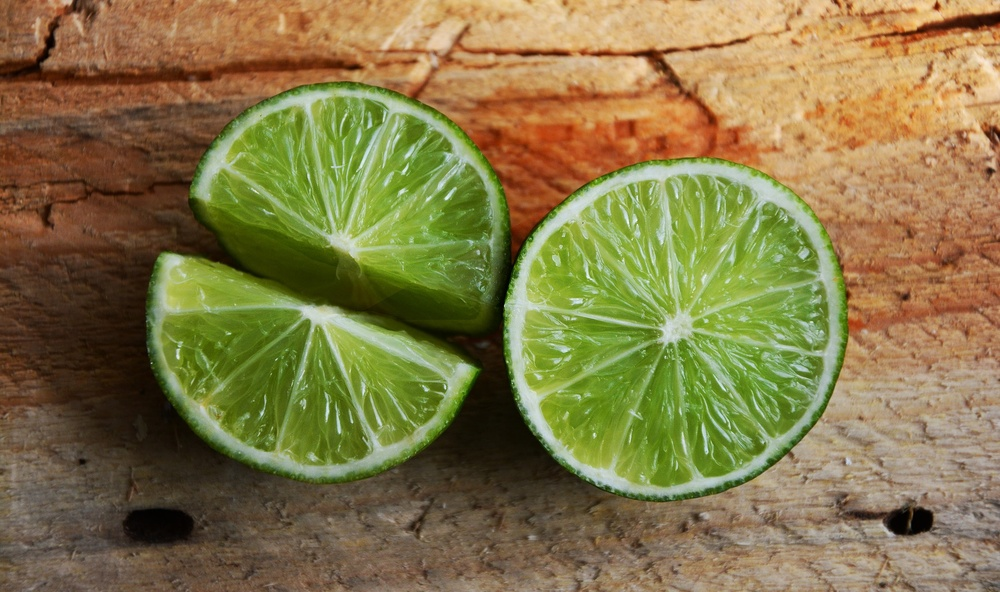
#> input picture Lime.jpg, 1000 x 592 px, shrunk from 1920 x 1136 before the run
$ python HW1_0652017.py
#> lines starting #> are read from the running program, lines starting #| are printed output that depends on the picture; after the words box and inside, x2 and y2 are one past the last pixel; in counts of white or black regions, pixels touching at a corner belong together
import cv2
import numpy as np
import time
import os
from time import ctime,sleep

def process():

    for i in range (100) :
        result = cv2.morphologyEx(thresh, cv2.MORPH_OPEN, kernel, iterations=1)


if __name__ == "__main__":
    # print('當前母程序:{}'.format(os.getpid()))

    img = cv2.imread('Lime.jpg')
#> img is the input picture: shape (592, 1000, 3); mean B, G, R 71.5, 119.5, 132.8


    # cv2.setUseOptimized(False) # AVX
    cv2.setUseOptimized(True) # AVX
    print(cv2.useOptimized())


    gray        = cv2.cvtColor(img,cv2.COLOR_BGR2GRAY)
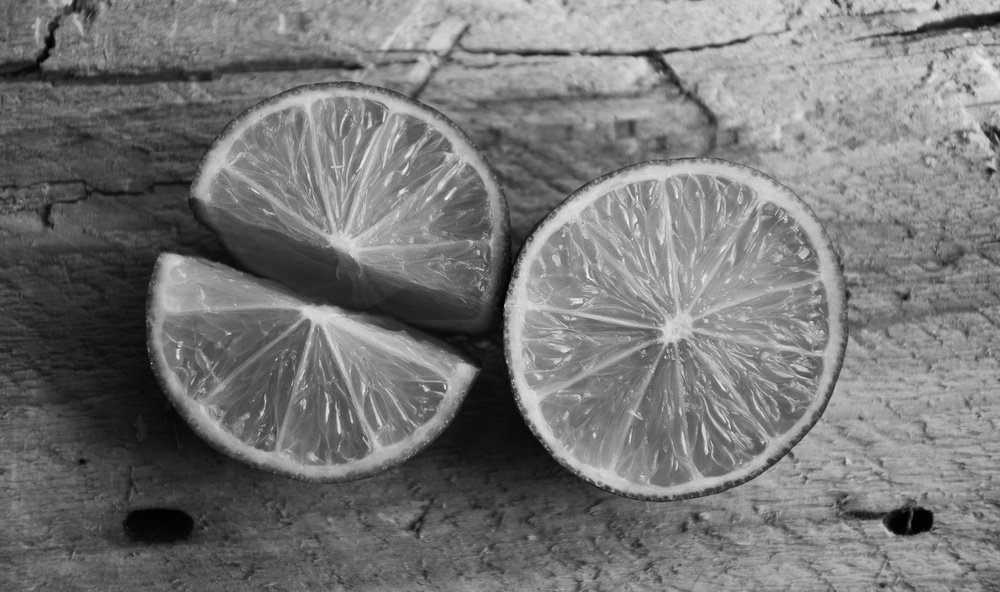
#> gray: shape (592, 1000); min 1, max 247, mean 118
    ret,thresh  = cv2.threshold(gray,128,255,cv2.THRESH_BINARY)
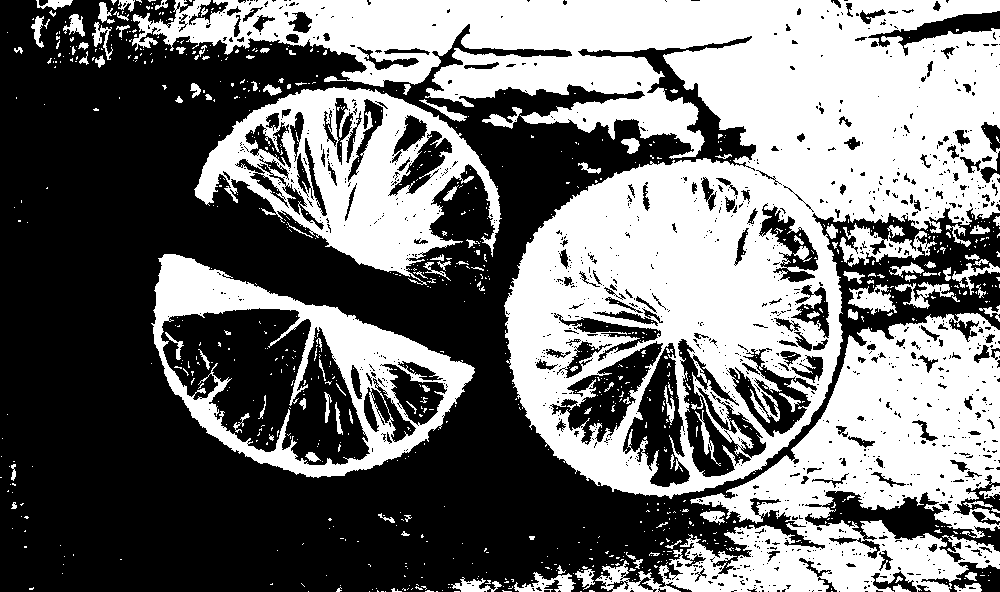
#> thresh: shape (592, 1000); 45.3% white; 944 white regions (819 under 20 px), largest, box (x1, y1, x2, y2) and area: (132, 0, 1000, 499) 158755, (595, 313, 1000, 592) 48798, (194, 87, 502, 285) 25167

    for j in range (3, 11, 2):

        kernel    = np.ones((j,j),np.uint8)
        print(kernel.shape)

        Start_time  = time.time()
        process()
        End_time    = time.time()

#> (the run stopped early here; a loop or call above may not have finished)
